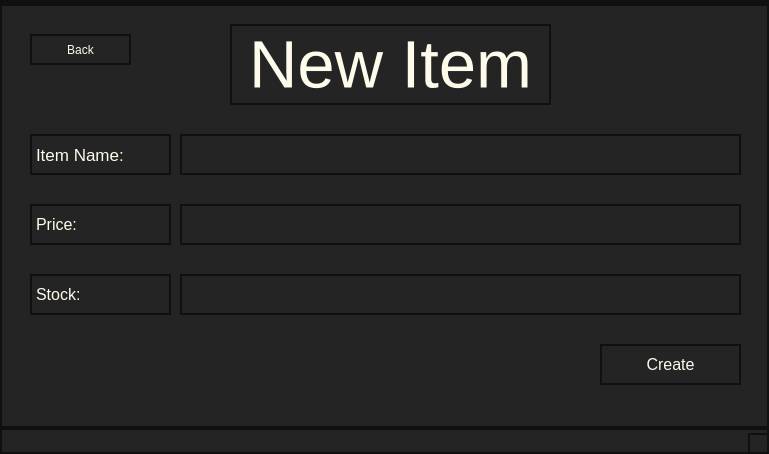
<?xml version="1.0" encoding="UTF-8"?>
<ui version="4.0">
 <class>MainWindow</class>
 <widget class="QMainWindow" name="MainWindow">
  <property name="geometry">
   <rect>
    <x>0</x>
    <y>0</y>
    <width>769</width>
    <height>454</height>
   </rect>
  </property>
  <property name="windowTitle">
   <string>MainWindow</string>
  </property>
  <property name="styleSheet">
   <string notr="true">background-color: rgb(36, 36, 36);
color: rgb(254, 251, 234);
border: 2px solid rgb(16, 16, 16);</string>
  </property>
  <widget class="QWidget" name="centralwidget">
   <widget class="QLineEdit" name="Stock">
    <property name="geometry">
     <rect>
      <x>180</x>
      <y>270</y>
      <width>561</width>
      <height>41</height>
     </rect>
    </property>
   </widget>
   <widget class="QLabel" name="label_3">
    <property name="geometry">
     <rect>
      <x>30</x>
      <y>200</y>
      <width>141</width>
      <height>41</height>
     </rect>
    </property>
    <property name="font">
     <font>
      <pointsize>12</pointsize>
     </font>
    </property>
    <property name="styleSheet">
     <string notr="true"/>
    </property>
    <property name="text">
     <string>Price:</string>
    </property>
   </widget>
   <widget class="QLabel" name="label">
    <property name="geometry">
     <rect>
      <x>230</x>
      <y>20</y>
      <width>321</width>
      <height>81</height>
     </rect>
    </property>
    <property name="font">
     <font>
      <pointsize>50</pointsize>
      <italic>false</italic>
     </font>
    </property>
    <property name="styleSheet">
     <string notr="true"/>
    </property>
    <property name="text">
     <string>New Item</string>
    </property>
   </widget>
   <widget class="QLabel" name="label_4">
    <property name="geometry">
     <rect>
      <x>30</x>
      <y>270</y>
      <width>141</width>
      <height>41</height>
     </rect>
    </property>
    <property name="font">
     <font>
      <pointsize>12</pointsize>
     </font>
    </property>
    <property name="styleSheet">
     <string notr="true"/>
    </property>
    <property name="text">
     <string>Stock:</string>
    </property>
   </widget>
   <widget class="QLineEdit" name="ItemName">
    <property name="geometry">
     <rect>
      <x>180</x>
      <y>130</y>
      <width>561</width>
      <height>41</height>
     </rect>
    </property>
   </widget>
   <widget class="QPushButton" name="Back">
    <property name="geometry">
     <rect>
      <x>30</x>
      <y>30</y>
      <width>101</width>
      <height>31</height>
     </rect>
    </property>
    <property name="text">
     <string>Back</string>
    </property>
   </widget>
   <widget class="QLabel" name="label_5">
    <property name="geometry">
     <rect>
      <x>30</x>
      <y>130</y>
      <width>141</width>
      <height>41</height>
     </rect>
    </property>
    <property name="font">
     <font>
      <pointsize>13</pointsize>
     </font>
    </property>
    <property name="styleSheet">
     <string notr="true"/>
    </property>
    <property name="text">
     <string>Item Name:</string>
    </property>
   </widget>
   <widget class="QLineEdit" name="MinPrice">
    <property name="geometry">
     <rect>
      <x>180</x>
      <y>200</y>
      <width>561</width>
      <height>41</height>
     </rect>
    </property>
   </widget>
   <widget class="QPushButton" name="Create">
    <property name="geometry">
     <rect>
      <x>600</x>
      <y>340</y>
      <width>141</width>
      <height>41</height>
     </rect>
    </property>
    <property name="font">
     <font>
      <pointsize>12</pointsize>
     </font>
    </property>
    <property name="text">
     <string>Create</string>
    </property>
   </widget>
  </widget>
  <widget class="QMenuBar" name="menubar">
   <property name="geometry">
    <rect>
     <x>0</x>
     <y>0</y>
     <width>769</width>
     <height>25</height>
    </rect>
   </property>
  </widget>
  <widget class="QStatusBar" name="statusbar"/>
 </widget>
 <resources/>
 <connections/>
</ui>
